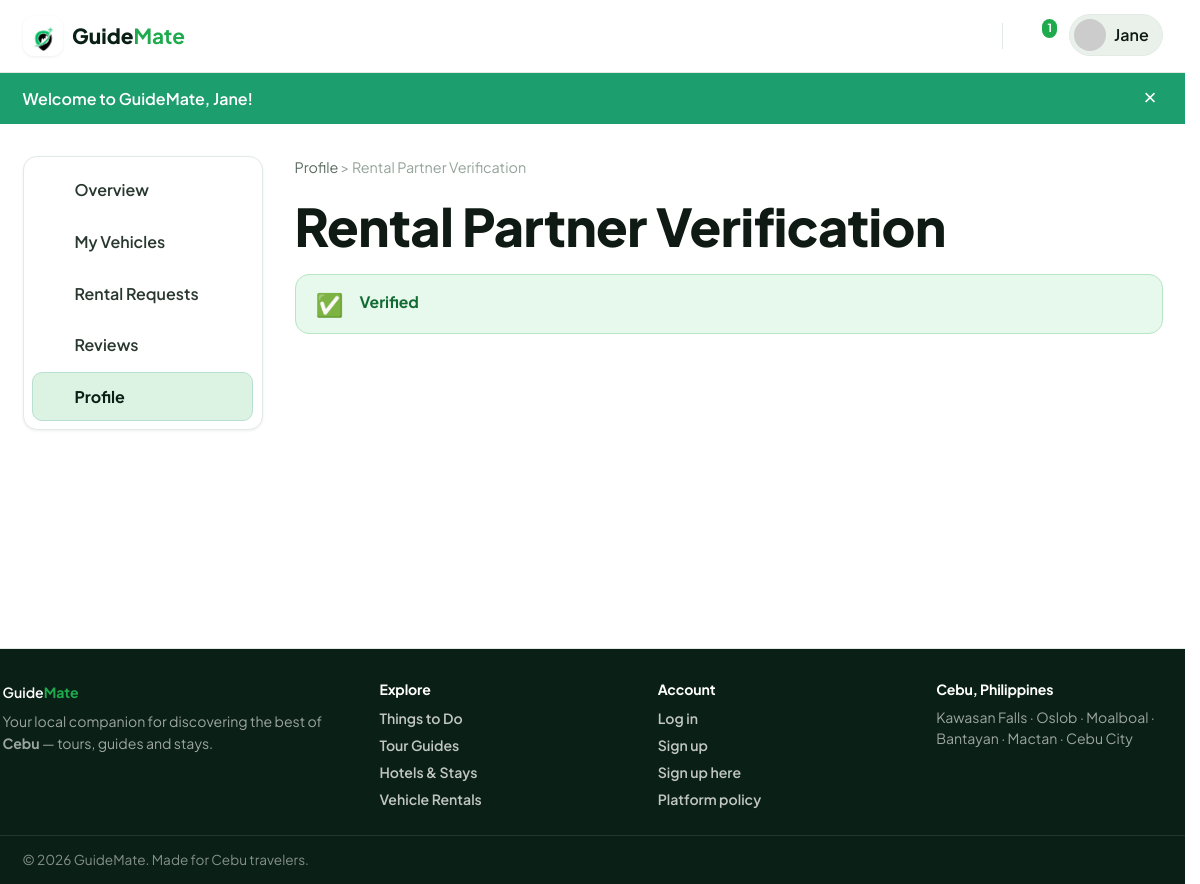
Screenshot of /public/dashboard/verification (signed in) with the database file from the repository.
### tables this page shows
CREATE TABLE `users` (
  `id` int(10) UNSIGNED NOT NULL,
  `name` varchar(120) NOT NULL,
  `email` varchar(190) NOT NULL,
  `password` varchar(255) NOT NULL,
  `role` enum('admin','guide','tourist','rental_provider','hotel_admin') NOT NULL DEFAULT 'tourist',
  `phone` varchar(40) DEFAULT NULL,
  `avatar` varchar(255) DEFAULT NULL,
  `bio` text DEFAULT NULL,
  `location` varchar(120) DEFAULT NULL,
  `is_active` tinyint(1) NOT NULL DEFAULT 1,
  `suspension_reason` varchar(500) DEFAULT NULL,
  `suspended_at` timestamp NULL DEFAULT NULL,
  `guide_status` enum('none','pending','approved','rejected') NOT NULL DEFAULT 'none',
  `guide_review_note` varchar(500) DEFAULT NULL,
  `guide_reviewed_at` timestamp NULL DEFAULT NULL,
  `guide_warned` tinyint(1) NOT NULL DEFAULT 0,
  `guide_warning_note` varchar(500) DEFAULT NULL,
  `admin_totp_secret` varchar(64) DEFAULT NULL,
  `admin_totp_enabled` tinyint(1) NOT NULL DEFAULT 0,
  `created_at` timestamp NOT NULL DEFAULT current_timestamp(),
  `updated_at` timestamp NOT NULL DEFAULT current_timestamp() ON UPDATE current_timestamp(),
  `last_seen_at` timestamp NULL DEFAULT NULL,
  `last_login_at` timestamp NULL DEFAULT NULL,
  `oauth_provider` varchar(20) DEFAULT NULL,
  `oauth_id` varchar(191) DEFAULT NULL,
  `login_count` int(10) UNSIGNED NOT NULL DEFAULT 0
);

### app/Views/guide/verification.php (the view, shortened to what the rows shown need)
<?php
$status = (string) ($user['guide_status'] ?? 'none');
$banner = [
    'pending' => ['cls' => 'banner-amber', 'icon' => '⏳', 'title' => __('g_ver_pending_title', 'Application under review'), 'text' => __('g_ver_pending_text', 'Our admin team is reviewing your documents. You can publish listings once your account is approved.')],
    'approved' => ['cls' => 'banner-green', 'icon' => '✅', 'title' => __('g_ver_approved_title', 'Verified'), 'text' => ''],
    'rejected' => ['cls' => 'banner-red', 'icon' => '⚠️', 'title' => __('g_ver_rejected_title', 'Application not approved'), 'text' => __('g_ver_rejected_text', 'Please review the note below, then upload updated documents to re-apply.')],
][$status] ?? ['cls' => 'banner-amber', 'icon' => 'ℹ️', 'title' => __('g_ver_default_title', 'Verification'), 'text' => __('g_ver_default_text', 'Submit your documents to become a verified guide.')];
$breadcrumbTitle = match ((string) ($user['role'] ?? '')) {
    'hotel_admin' => 'Hotel Partner Verification',
    'rental_provider', 'rental_admin' => 'Rental Partner Verification',
    default => 'Guide Verification',
};
?>
<div class="container">
    <div class="dash-layout">
        <?= \App\Core\View::partial('partials/dash-nav') ?>
        <div>
            <div class="breadcrumb" style="margin-top:0;"><a href="<?= e(url('/profile')) ?>"><?= e(__('d_profile', 'Profile')) ?></a> &gt; <?= e($breadcrumbTitle) ?></div>
            <h1 style="margin-bottom:1rem;"><?= e($heading ?? $breadcrumbTitle) ?></h1>
            <div class="status-banner <?= $banner['cls'] ?>">
                <?php if ($banner['icon'] !== ''): ?><span class="status-icon"><?= $banner['icon'] ?></span><?php endif; ?>
                <div>
                    <strong><?= e($banner['title']) ?></strong>
                </div>
            </div>
        </div>
    </div>
</div>

### app/Core/Router.php (shortened to what the rows shown need)
<?php
final class Router
{
    private array $routes = [];
    private function add(string $method, string $pattern, array $handler, array $guards): void
    {
        $this->routes[] = [
            'method' => $method,
            'pattern' => $pattern,
            'handler' => $handler,
            'guards' => $guards,
        ];
    }
    public function dispatch(string $method, string $uri): void
    {
        $path = $this->normalize($uri);
        $method = strtoupper($method);
        foreach ($this->routes as $route) {
            if ($route['method'] !== $method) {
                continue;
            }
            $regex = $this->compile($route['pattern']);
            if (preg_match($regex, $path, $matches) === 1) {
                $params = array_filter($matches, 'is_string', ARRAY_FILTER_USE_KEY);
                $this->runGuards($route['guards']);
                $this->invoke($route['handler'], $params);
                return;
            }
        }
    }
    private function compile(string $pattern): string
    {
        $regex = preg_replace('#\{([a-zA-Z_][a-zA-Z0-9_]*)\}#', '(?P<$1>[^/]+)', $pattern);
        return '#^' . $regex . '$#';
    }
    private function normalize(string $uri): string
    {
        $path = parse_url($uri, PHP_URL_PATH) ?: '/';
        $base = App::basePath();
        if ($base !== '' && str_starts_with($path, $base)) {
            $path = substr($path, strlen($base));
        }
        $path = str_replace('/index.php', '', $path);
        $path = '/' . trim($path, '/');
        return $path === '/' ? '/' : rtrim($path, '/');
    }
    private function runGuards(array $guards): void
    {
        foreach ($guards as $guard) {
            switch ($guard) {
                case 'provider':
                    if (!Auth::isProvider()) {
                        abort(403, 'Service providers only.');
                    }
                    break;
            }
        }
    }
    private function invoke(array $handler, array $params): void
    {
        [$class, $action] = $handler;
        $controller = new $class();
        $controller->{$action}(...array_values($params));
    }
}

### app/Views/layouts/main.php (shortened to what the rows shown need)
<?php
$user = auth_user();
$isGuide = ($user['role'] ?? null) === 'guide';
$current = parse_url($_SERVER['REQUEST_URI'] ?? '/', PHP_URL_PATH) ?: '/';
$base = \App\Core\App::basePath();
if ($base !== '' && str_starts_with($current, $base)) {
    $current = substr($current, strlen($base)) ?: '/';
}
$current = '/' . trim($current, '/');
$publicBrowse = $current === '/'
    || in_array($current, ['/listings', '/things-to-do', '/tour-guides', '/hotels', '/rentals'], true)
    || str_starts_with($current, '/listing/')
    || str_starts_with($current, '/rentals/');
$isMessages = str_starts_with($current, '/messages');
$isDashboard = str_starts_with($current, '/dashboard') || str_starts_with($current, '/profile');
$hideFooter = $isMessages;
$guideWarned = $user && ($user['role'] ?? null) === 'guide' && \App\Models\User::isGuideWarned((int) $user['id']);
$headerUser = ($isGuide && $publicBrowse) ? null : $user;
$unread = 0;
if ($headerUser) {
    $unread = \App\Models\Message::unreadCount((int) $headerUser['id']);
}
$currentLocale = $_SESSION['_locale'] ?? 'en';
?>
<!DOCTYPE html>
<html lang="<?= e($currentLocale === 'tl' ? 'tl' : 'en') ?>">
<head>
    <link rel="stylesheet" href="<?= e(asset('css/style.css')) ?>">
</head>
<body class="<?= e(trim(($isMessages ? 'page-messages ' : '') . ($isDashboard ? 'page-dashboard ' : '') . ($hideFooter ? 'page-no-footer ' : '') . ($guideWarned ? 'guide-warned' : ''))) ?>">
<header class="site-header" id="siteHeader">
    <div class="container header-inner">
<?php if ($isGuide): ?>
            <span class="brand brand-static">
                <span class="brand-mark">◐</span>
                <span class="brand-text">Guide<strong>Mate</strong></span>
            </span>
        <?php else: ?>
            <a href="<?= e(url('/')) ?>" class="brand">
                <span class="brand-mark">◐</span>
                <span class="brand-text">Guide<strong>Mate</strong></span>
            </a>
        <?php endif; ?>
        <nav class="main-nav" id="mainNav">
            <?php if ($headerUser): ?>
                <a href="<?= e(url('/messages')) ?>" class="nav-icon" title="Messages" aria-label="Messages">
                    <?= admin_icon('messages', 22) ?><?php if ($unread > 0): ?><span class="badge"><?= (int) $unread ?></span><?php endif; ?>
                </a>
                <div class="nav-menu">
                    <button class="nav-avatar" id="userMenuBtn">
                        <img src="<?= e(img_src($headerUser['avatar'] ?? null, 'avatar' . $headerUser['id'])) ?>" alt="">
                        <span><?= e(explode(' ', (string) $headerUser['name'])[0]) ?></span>
                    </button>
                </div>
            <?php else: ?>
                <a href="<?= e(url('/login')) ?>" class="btn btn-ghost btn-sm">Log in</a>
                <a href="<?= e(url('/register')) ?>" class="btn btn-primary btn-sm">Sign up</a>
            <?php endif; ?>
        </nav>
    </div>
</header>
<?php foreach (['success' => 'flash-success', 'error' => 'flash-error', 'info' => 'flash-info'] as $key => $cls): ?>
    <?php if ($msg = flash($key)): ?>
        <div class="flash <?= $cls ?>" role="alert">
            <div class="container"><?= e($msg) ?><button class="flash-close" aria-label="Dismiss">&times;</button></div>
        </div>
    <?php endif; ?>
<?php endforeach; ?>
<main>
    <?= $content ?>
</main>
<?php if (!$hideFooter): ?>
<footer class="site-footer<?= $isDashboard ? ' site-footer--dash' : '' ?>">
    <div class="container footer-grid">
        <div>
            <?php if ($isGuide): ?>
                <span class="brand brand-static">
                    <span class="brand-mark">◐</span><span class="brand-text">Guide<strong>Mate</strong></span>
                </span>
            <?php else: ?>
                <a href="<?= e(url('/')) ?>" class="brand">
                    <span class="brand-mark">◐</span><span class="brand-text">Guide<strong>Mate</strong></span>
                </a>
            <?php endif; ?>
            <p class="footer-tag">Your local companion for discovering the best of <strong>Cebu</strong> — tours, guides and stays.</p>
        </div>
        <div>
            <h4>Explore</h4>
            <a href="<?= e(url('/things-to-do')) ?>">Things to Do</a>
            <a href="<?= e(url('/tour-guides')) ?>">Tour Guides</a>
            <a href="<?= e(url('/hotels')) ?>">Hotels &amp; Stays</a>
            <a href="<?= e(url('/rentals')) ?>">Vehicle Rentals</a>
        </div>
        <div>
            <h4>Account</h4>
            <a href="<?= e(url('/login')) ?>">Log in</a>
            <a href="<?= e(url('/register')) ?>">Sign up</a>
            <a href="<?= e(url('/register?role=guide')) ?>">Sign up here</a>
            <a href="<?= e(url('/policy')) ?>">Platform policy</a>
        </div>
        <div>
            <h4>Cebu, Philippines</h4>
            <p class="footer-tag footer-locations">Kawasan Falls · Oslob · Moalboal · Bantayan · Mactan · Cebu City</p>
        </div>
    </div>
    <div class="footer-bottom">
        <div class="container">© <?= date('Y') ?> GuideMate. Made for Cebu travelers.</div>
    </div>
</footer>
<?php endif; ?>
</body>
</html>

### rows the page displays
users: role+name "Jane", role "Rental Partner Verification", guide_status "✅", guide_status "Verified"

### other values shown
$unread "1"
$msg "Welcome to GuideMate, Jane!"
